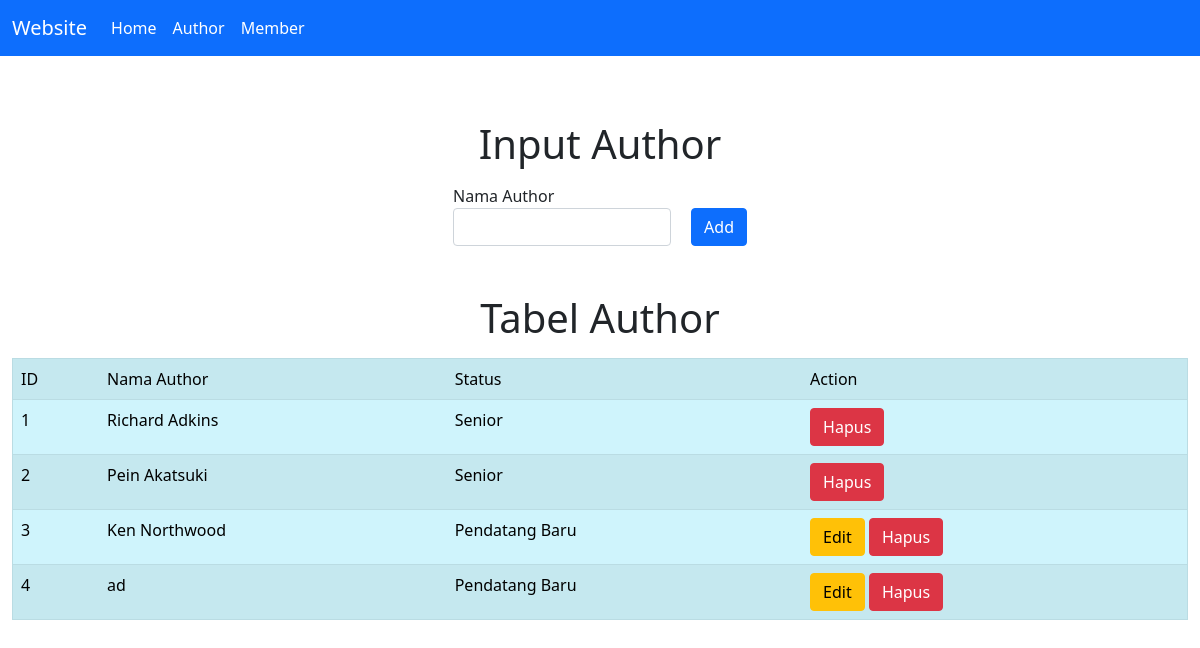
Screenshot of /author.php with the database file from the repository.
### tables this page shows
CREATE TABLE `author` (
  `id_author` int(11) NOT NULL,
  `nama` varchar(100) NOT NULL,
  `status` varchar(50) NOT NULL
);

### conf.php (called while the page is built)
<?php
$db_host = "localhost";
$db_user = "root";
$db_pass = "";
$db_name = "prak_dpbo_3";

### includes/DB.class.php (called while the page is built, shortened)
<?php
class DB
{
    var $db_host = "";
    var $db_user = "";
    var $db_pass = "";
    var $db_name = "";
    var $db_link;
    var $result;
    function DB($db_host = '', $db_user = '', $db_pass = '', $db_name = '')
    {
        $this->db_host = $db_host;
        $this->db_user = $db_user;
        $this->db_pass = $db_pass;
        $this->db_name = $db_name;
    }
    function open()
    {
        $this->db_link = mysqli_connect($this->db_host, $this->db_user, $this->db_pass, $this->db_name);
    }
    function execute($query = "")
    {
        $this->result = mysqli_query($this->db_link, $query);
        return $this->result;
    }
    function getResult()
    {
        return mysqli_fetch_array($this->result);
    }
}

### includes/Author.class.php (called while the page is built, shortened)
<?php
class Author extends DB
{
    function getAuthor()
    {
        $query = "SELECT * FROM author";
        return $this->execute($query);
    }
}

### author.php (the view, shortened to what this page needs)
<?php
include("conf.php");
include("includes/DB.class.php");
include("includes/Author.class.php");
$author = new Author($db_host, $db_user, $db_pass, $db_name);
$author->open();
$author->getAuthor();
$data = null;
$no = 1;
while (list($id, $nama, $status) = $author->getResult()) {
    if ($status == 'Senior') {
        $data .= "<tr>
                <td>" . $no++ . "</td>
                <td>" . $nama . "</td>
                <td>" . $status . "</td>
                <td>
                <a href='author.php?id_hapus=" . $id . "' class='btn btn-danger''>Hapus</a>
                </td>
                </tr>";
    } else {
        $data .= "<tr>
                <td>" . $no++ . "</td>
                <td>" . $nama . "</td>
                <td>" . $status . "</td>
                <td>
                <a href='author.php?id_edit=" . $id .  "' class='btn btn-warning''>Edit</a>
                <a href='author.php?id_hapus=" . $id . "' class='btn btn-danger''>Hapus</a>
                </td>
                </tr>";
    }
}

### rows the page displays
author: nama "Richard Adkins", status "Senior"
author: nama "Pein Akatsuki", status "Senior"
author: nama "Ken Northwood", status "Pendatang Baru"
author: nama "ad", status "Pendatang Baru"
